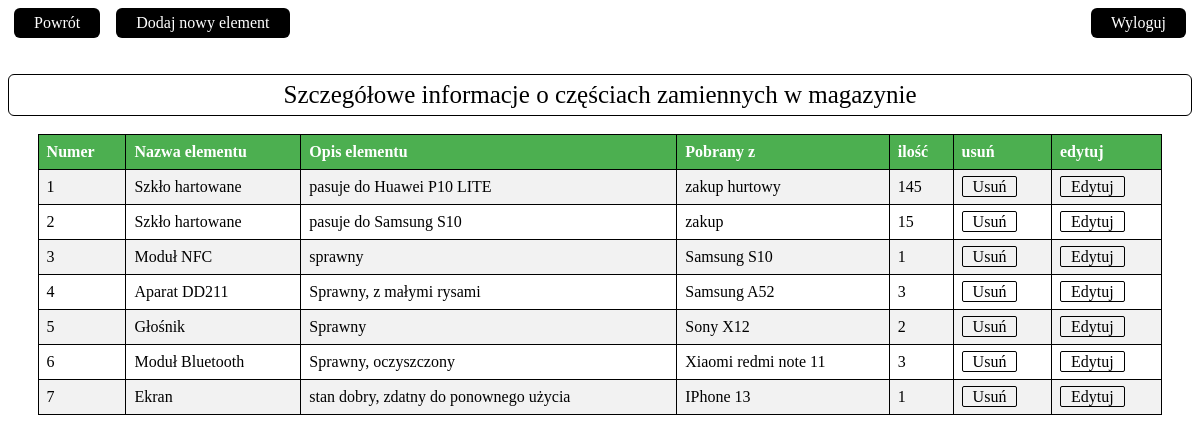
/magazyn.php (signed in), run on the app's committed database.
### tables this page shows
CREATE TABLE `magazyn` (
  `Numer` int(11) NOT NULL,
  `nazwa elementu` text NOT NULL,
  `opis elementu` text NOT NULL,
  `Pobrany z` text NOT NULL,
  `ilosc` text NOT NULL
);

### magazyn.php (the view, shortened to what this page needs)
<!DOCTYPE HTML>
<html lang="pl">
<head>
		<a href="strona.php" class="button">Powrót </a>
		<a href="dodajnamagazyn.php" class="button">Dodaj nowy element </a>
		<a href="index.php" class="button1">Wyloguj</a>
</head>
<?php
		echo "<span style='
			color: black;
			padding: 6px 20px;
			background-color: white;
			border: 1px solid black;
			border-radius: 6px;
			text-align: center;
			display: block;
			font-size: 25px;'>
			Szczegółowe informacje o częściach zamiennych w magazynie
			</span>";
			require_once "connect.php";
			try
			{
				$polaczenie = new mysqli($host, $user, $password, $name);
				if ($polaczenie->connect_errno!=0)
				{
					throw new Exception(mysqli_connect_errno());
				}
				else
				{
				$sql = "SELECT * FROM magazyn";
				$result = $polaczenie->query($sql);
				if ($result->num_rows > 0)
				{
				echo "<table border='1'><tr><th>Numer</th><th>Nazwa elementu</th><th>Opis elementu</th><th>Pobrany z</th><th>ilość</th><th>usuń</th><th>edytuj</th></tr>";
				while ($row = $result->fetch_assoc())
				{
				echo "<tr><td>" . $row["Numer"] . "</td><td>" . $row["nazwa elementu"] . "</td><td>" . $row["opis elementu"] . "</td><td>" . $row["Pobrany z"] . "</td><td>" . $row["ilosc"] . "</td>
				<td><a href='usunmagazyn.php?id=" . $row["Numer"] . "' style='padding: 1px 10px; background-color: CBCBCB; color: black; text-decoration: none; border: 1px solid black; border-radius: 2px;'>Usuń</a></td>
				<td><a href='edytujmagazyn.php?id=" . $row["Numer"] . "' style='padding: 1px 10px; background-color: CBCBCB; color: black; text-decoration: none; border: 1px solid black; border-radius: 2px;'>Edytuj</a></td>
				";
				}
				echo "</table>";
				}
				else
				{
				echo "Magazyn części jest pusty";
				}
			}
			}
			catch(Exception $b)
			{
				echo '<span style="color:red;">Wystąpił błąd serwera!</span>';
				echo '<br />Informacje o błędzie: '.$b;
			}
?>

### magazyn.php (style rules this page uses)
.button { display: inline-block; padding: 6px 20px; background-color: black; color: white; text-align: center; text-decoration: none; border-radius: 6px; margin-left: 6px; margin-right: 6px; }
.button1 { display: inline-block; padding: 6px 20px; background-color: black; color: white; text-align: center; text-decoration: none; border-radius: 6px; margin-left: 6px; margin-right: 6px; float: right; }
table { width: 95%; border-collapse: collapse; margin-left: auto; margin-right: auto; }
th, td { border: 1px solid black; padding: 8px; text-align: left; }
th { background-color: #4CAF50; color: white; }
tr:nth-child(even) { background-color: #f2f2f2; }

### data on the page
magazyn: Numer "1", nazwa elementu "Szkło hartowane", opis elementu "pasuje do Huawei P10 LITE", Pobrany z "zakup hurtowy", ilosc "145"
magazyn: Numer "2", nazwa elementu "Szkło hartowane", opis elementu "pasuje do Samsung S10", Pobrany z "zakup", ilosc "15"
magazyn: Numer "3", nazwa elementu "Moduł NFC", opis elementu "sprawny", Pobrany z "Samsung S10", ilosc "1"
magazyn: Numer "4", nazwa elementu "Aparat DD211", opis elementu "Sprawny, z małymi rysami", Pobrany z "Samsung A52", ilosc "3"
magazyn: Numer "5", nazwa elementu "Głośnik", opis elementu "Sprawny", Pobrany z "Sony X12", ilosc "2"
magazyn: Numer "6", nazwa elementu "Moduł Bluetooth", opis elementu "Sprawny, oczyszczony", Pobrany z "Xiaomi redmi note 11", ilosc "3"
magazyn: Numer "7", nazwa elementu "Ekran", opis elementu "stan dobry, zdatny do ponownego użycia", Pobrany z "IPhone 13", ilosc "1"
